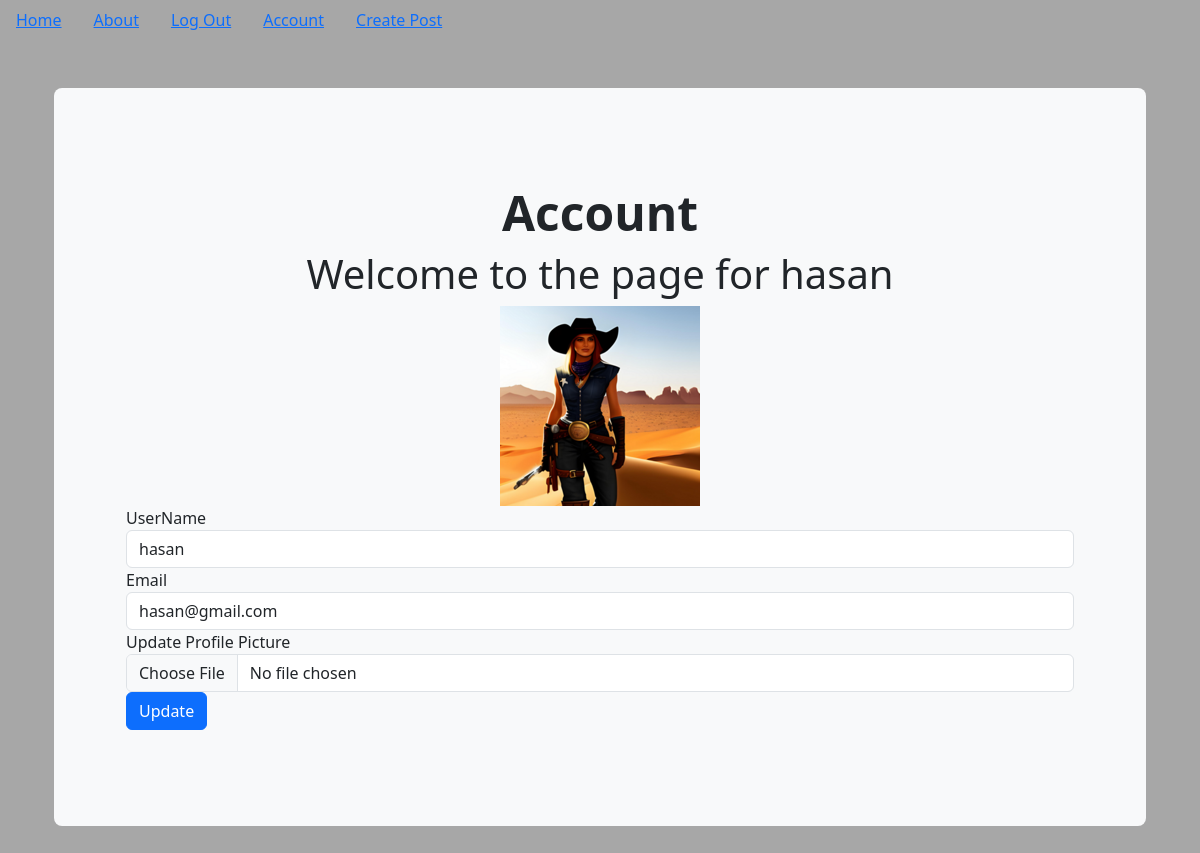
The page /account (signed in) on the database as committed earlier.
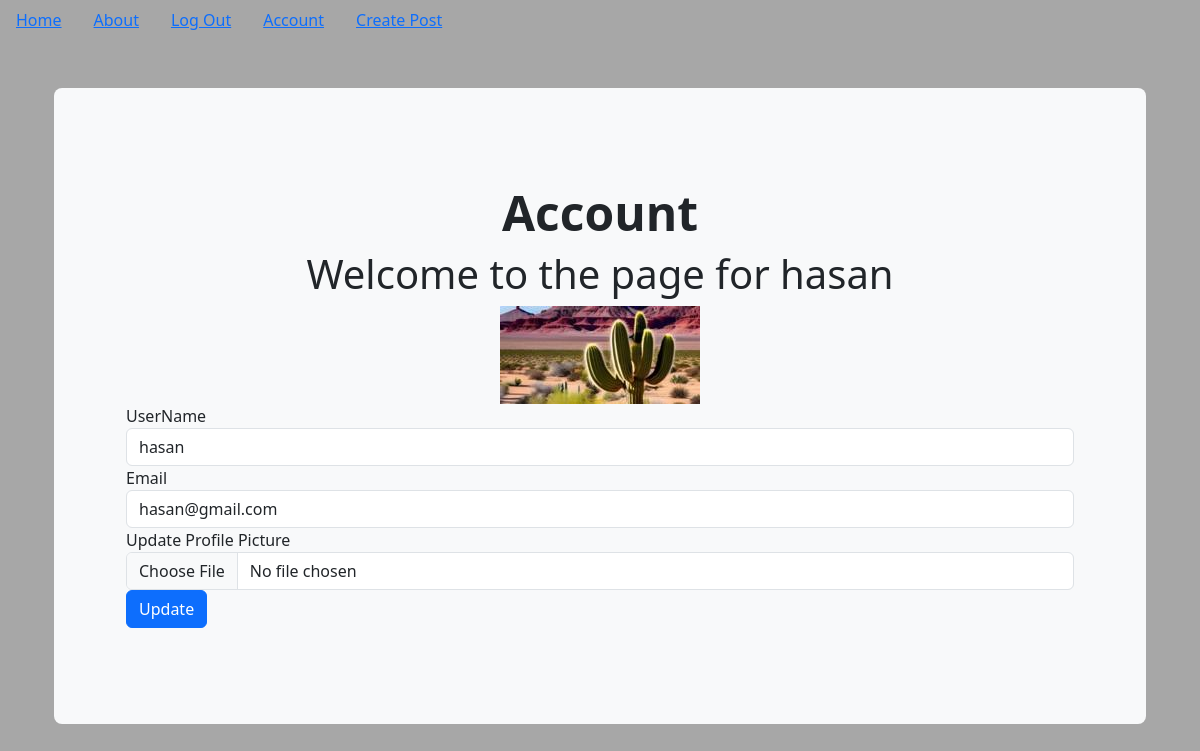
The same page on the database as committed later.
### puppycompanyblog/models.py (models this page shows, shortened)
class User(db.Model,UserMixin):
    __tablename__ = 'users'
    id = db.Column(db.Integer,primary_key=True)
    profile_image = db.Column(db.String(64),nullable=False,default='default_profile.png')
    email = db.Column(db.String(64),unique=True,index=True)
    username = db.Column(db.String(64),unique=True,index=True)
    password_hash = db.Column(db.String(128))
    posts = db.relationship('BlogPost',backref='author',lazy=True)

### puppycompanyblog/users/views.py (the view)
@users.route("/account", methods=['GET', 'POST'])
@login_required
def account():
    form = UpdateUserForm()
    if form.validate_on_submit():
        if form.picture.data:
            username = current_user.username
            pic = add_profile_pic(form.picture.data,username)
            current_user.profile_image = pic
        current_user.username = form.username.data
        current_user.email = form.email.data
        db.session.commit()
        flash('User Account Updated')
        return redirect(url_for('users.account'))
    elif request.method == 'GET':
        form.username.data = current_user.username
        form.email.data = current_user.email
    profile_image = url_for('static', filename='profile_pics/' + current_user.profile_image)
    return render_template('account.html', profile_image=profile_image, form=form)

### puppycompanyblog/users/forms.py
class UpdateUserForm(FlaskForm):
    email = StringField('Email', validators=[DataRequired(), Email()])
    username = StringField('UserName', validators=[DataRequired()])
    picture = FileField('Update Profile Picture', validators=[FileAllowed(['jpg', 'png'])])
    submit = SubmitField('Update')

### puppycompanyblog/models.py (called while the page is built)
@login_manager.user_loader
def load_user(user_id):
    return User.query.get(user_id)

### puppycompanyblog/templates/account.html (shortened to what this page needs)
{% extends "base.html" %}
{% block content %}
<div class="container py-5">
  <div class="p-5 mb-4 bg-light rounded-3">
    <div class="container-fluid py-5">
      <div align="center">
        <h1 class="display-5 fw-bold">Account</h1>
        <h1>Welcome to the page for {{current_user.username}}</h1>
        <img align='center' src="{{url_for('static',filename='profile_pics/' + current_user.profile_image)}}" alt="">
      </div>
      <div class="container">
        <form method="POST" action="" enctype="multipart/form-data">
          <div class="form-group">
            {{form.username.label(class='form-group')}}
            {{form.username(class='form-control')}}
          </div>
          <div class="form-group">
            {{form.email.label(class='form-group')}}
            {{form.email(class='form-control')}}
          </div>
          <div class="form-group">
            {{form.picture.label(class='form-group')}}
            {{form.picture(class='form-control')}}
          </div>
          <div class="form-group">
            {{form.submit(class='btn btn-primary')}}
          </div>
        </form>
      </div>
    </div>
  </div>
</div>
{% endblock %}

Rows that differ between the two databases and show on the page:
changed User "hasan": profile_image: a different picture
